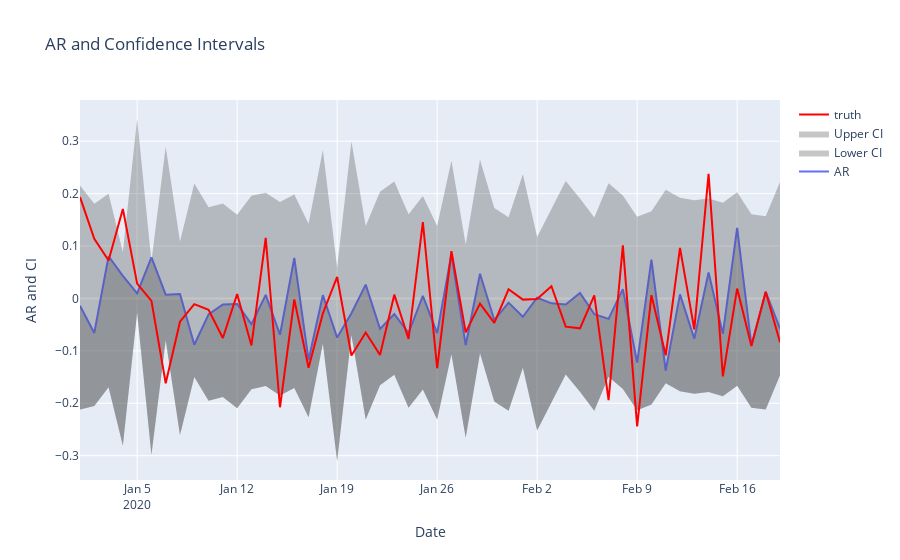

Notebook code cell kept with this figure:
### Code cell
import plotly.graph_objs as go

# Create a trace for the AR values
trace_ar = go.Scatter(
    x=df.index, 
    y=df['AR'], 
    mode='lines', 
    name='AR'
)

# Create a trace for the lower confidence interval
trace_ci_lower = go.Scatter(
    x=df.index, 
    y=df['ci_lower'], 
    mode='lines', 
    name='Lower CI',
    line=dict(width=0),
    fillcolor='rgba(68, 68, 68, 0.3)', # set the fill color
    fill='tonexty' # fill between trace and y-axis
)

# Create a trace for the upper confidence interval
trace_ci_upper = go.Scatter(
    x=df.index, 
    y=df['ci_upper'], 
    mode='lines', 
    name='Upper CI',
    line=dict(width=0),
    fillcolor='rgba(68, 68, 68, 0.3)', # set the fill color
    fill='tonexty' # fill between trace and y-axis
)

# Combine the traces into a data list
data = [trace_ar, trace_ci_lower, trace_ci_upper]

# Set the layout options
layout = go.Layout(
    title='AR and Confidence Intervals',
    xaxis=dict(title='Date'),
    yaxis=dict(title='AR and CI')
)

# Create the figure object and plot the data
fig = go.Figure(data=data, layout=layout)
fig.add_trace(go.Scatter(x=df.index, y=df['value'], name='truth', line=dict(color='red')))
fig.show()
